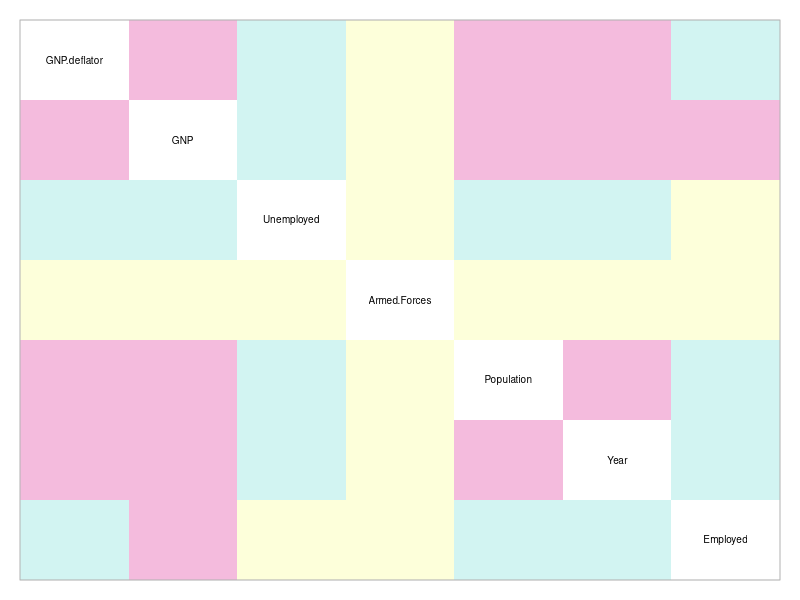
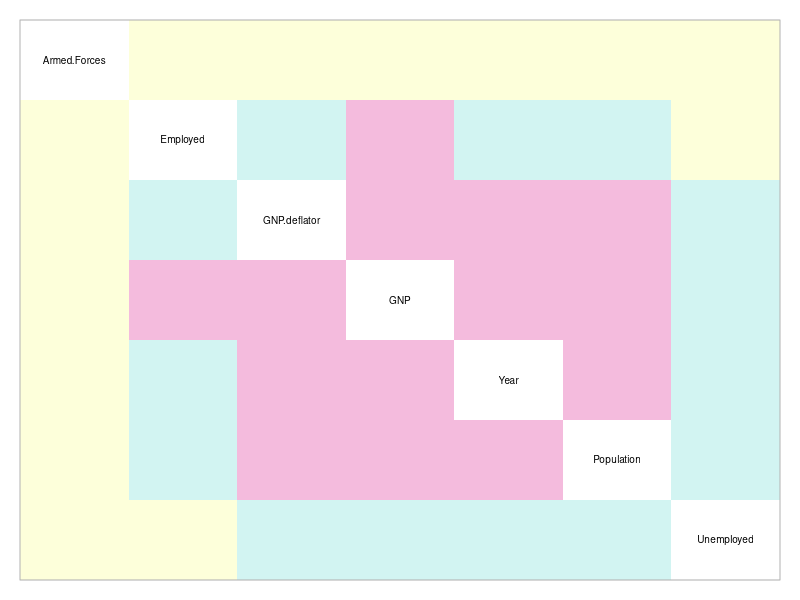
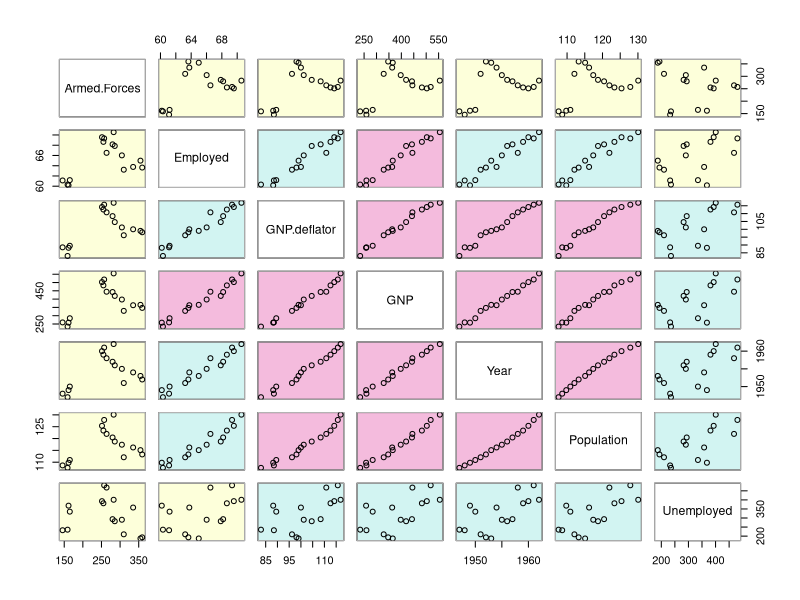
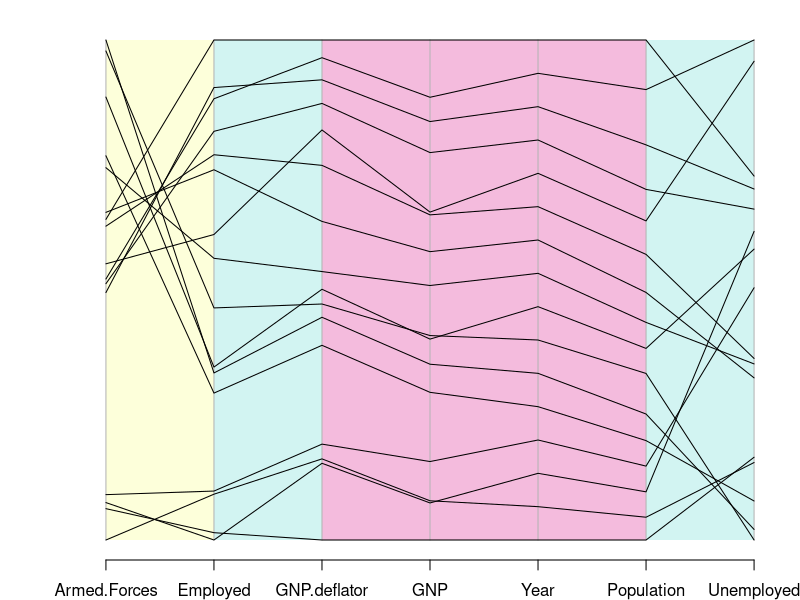
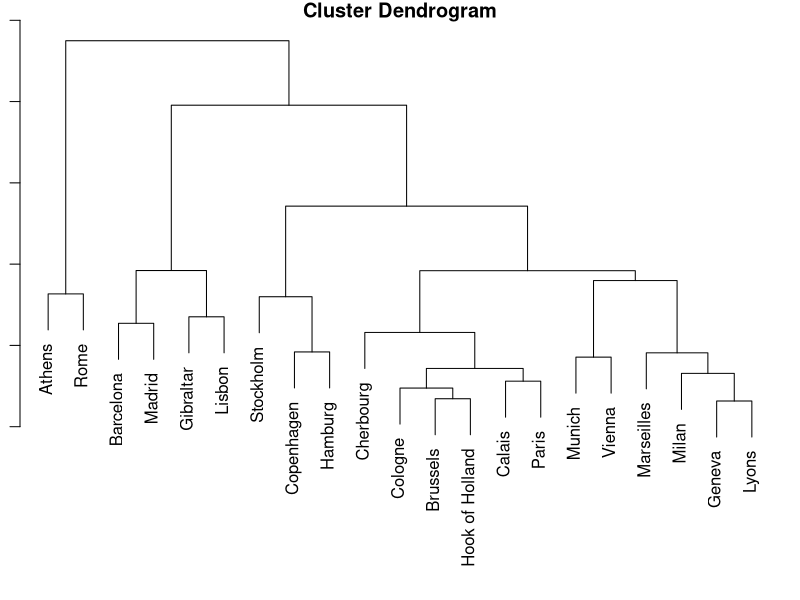
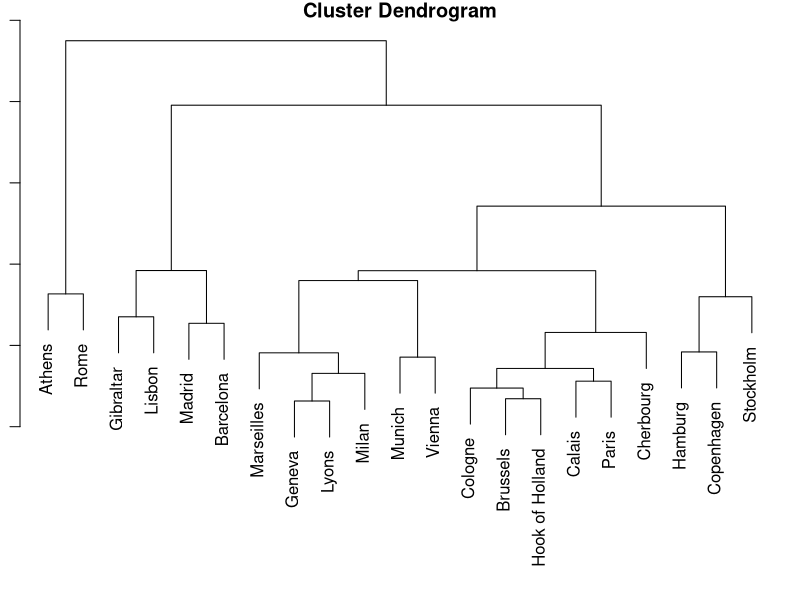
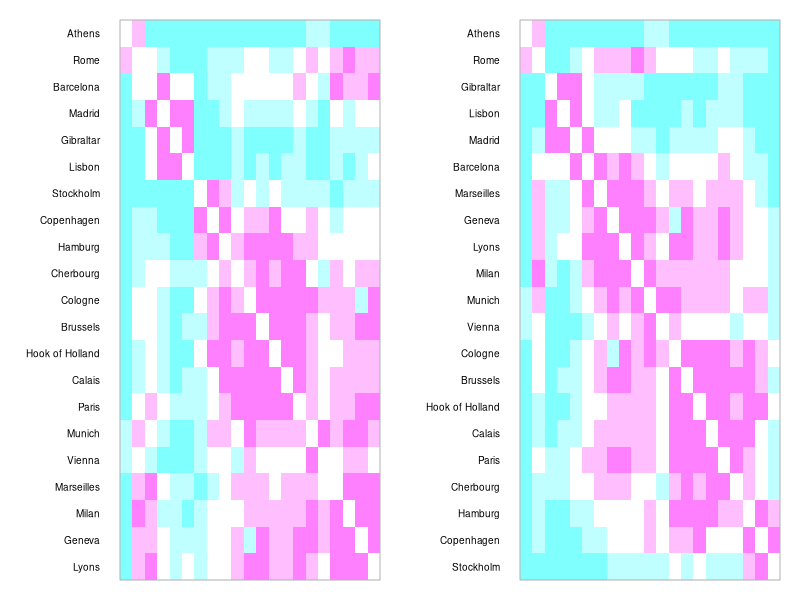

Write R code to recreate these figures, in order.
## ----setup, include = FALSE---------------------------------------------------
knitr::opts_chunk$set(
  collapse = TRUE,
  comment = "#>"
)

## -----------------------------------------------------------------------------
library(gclus)
data(longley)
longley.cor <- cor(longley)
longley.color <- dmat.color(longley.cor)

## ----fig.width=5, fig.height=5, fig.align='center'----------------------------
par(mar=c(1,1,1,1))
plotcolors(longley.color,dlabels=rownames(longley.color))

## ----eval=F-------------------------------------------------------------------
# longley.color <- dmat.color(longley.cor, byrank=FALSE)
# longley.color <- dmat.color(longley.cor, breaks=c(-1,0,.5,.8,1),
#                             cm.colors(4))

## ----fig.width=5, fig.height=5, fig.align='center'----------------------------
par(mar=c(1,1,1,1))
longley.o <- order.hclust(longley.cor)
longley.color1 <- longley.color[longley.o,longley.o]
plotcolors(longley.color1,dlabels=rownames(longley.color1))

## ----fig.width=5, fig.height=5, fig.align='center'----------------------------
par(mar=c(1,1,1,1))
cpairs(longley, order= longley.o,panel.color= longley.color)

## ----fig.width=8, fig.height=3, fig.align='center', out.width="100%"----------
cparcoord(longley, order= longley.o,panel.color= longley.color, 
          horizontal=TRUE, mar=c(2,4,1,1))

## ----fig.width=6, fig.height=4, fig.align='center'----------------------------
par(mar=c(1,1,1,1))
data(eurodist)
dis <- as.dist(eurodist)
hc <- hclust(dis, "ave")
plot(hc)

## ----fig.width=6, fig.height=4, fig.align='center'----------------------------
par(mar=c(1,1,1,1))
hc1 <- reorder.hclust(hc, dis)
plot(hc1)

## ----fig.width=8, fig.height=3.5, fig.align='center'--------------------------

layout(matrix(1:2,nrow=1,ncol=2))
par(mar=c(1,6,1,1))
cmat <- dmat.color(eurodist, rev(cm.colors(5)))
plotcolors(cmat[hc$order,hc$order], rlabels=labels(eurodist)[hc$order])

plotcolors(cmat[hc1$order,hc1$order], rlabels=labels(eurodist)[hc1$order])
